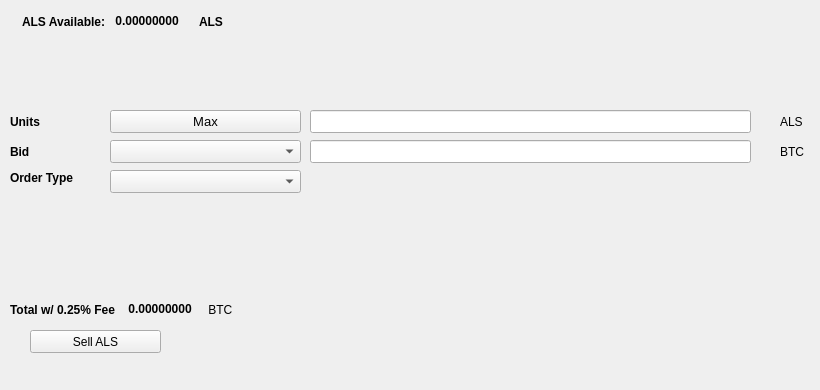
   <widget class="QWidget" name="SellTab">
    <attribute name="title">
     <string>Sell</string>
    </attribute>
    <widget class="QLabel" name="label_16">
     <property name="geometry">
      <rect>
       <x>780</x>
       <y>140</y>
       <width>31</width>
       <height>23</height>
      </rect>
     </property>
     <property name="text">
      <string>BTC</string>
     </property>
    </widget>
    <widget class="QComboBox" name="SellBidcomboBox">
     <property name="geometry">
      <rect>
       <x>110</x>
       <y>140</y>
       <width>191</width>
       <height>23</height>
      </rect>
     </property>
     <property name="font">
      <font>
       <pointsize>10</pointsize>
      </font>
     </property>
    </widget>
    <widget class="QLabel" name="label_18">
     <property name="geometry">
      <rect>
       <x>10</x>
       <y>110</y>
       <width>46</width>
       <height>23</height>
      </rect>
     </property>
     <property name="font">
      <font>
       <weight>75</weight>
       <bold>true</bold>
      </font>
     </property>
     <property name="text">
      <string>Units</string>
     </property>
    </widget>
    <widget class="QPushButton" name="Sell_Max_Amount">
     <property name="geometry">
      <rect>
       <x>110</x>
       <y>110</y>
       <width>191</width>
       <height>23</height>
      </rect>
     </property>
     <property name="font">
      <font>
       <pointsize>10</pointsize>
      </font>
     </property>
     <property name="text">
      <string>Max</string>
     </property>
    </widget>
    <widget class="QLabel" name="label_20">
     <property name="geometry">
      <rect>
       <x>10</x>
       <y>170</y>
       <width>91</width>
       <height>16</height>
      </rect>
     </property>
     <property name="font">
      <font>
       <weight>75</weight>
       <bold>true</bold>
      </font>
     </property>
     <property name="text">
      <string>Order Type</string>
     </property>
    </widget>
    <widget class="QComboBox" name="SellOrdertypeCombo">
     <property name="geometry">
      <rect>
       <x>110</x>
       <y>170</y>
       <width>191</width>
       <height>23</height>
      </rect>
     </property>
     <property name="font">
      <font>
       <pointsize>10</pointsize>
      </font>
     </property>
    </widget>
    <widget class="QLabel" name="label_21">
     <property name="geometry">
      <rect>
       <x>10</x>
       <y>140</y>
       <width>46</width>
       <height>23</height>
      </rect>
     </property>
     <property name="font">
      <font>
       <weight>75</weight>
       <bold>true</bold>
      </font>
     </property>
     <property name="text">
      <string>Bid</string>
     </property>
    </widget>
    <widget class="QLabel" name="label_22">
     <property name="geometry">
      <rect>
       <x>780</x>
       <y>110</y>
       <width>31</width>
       <height>23</height>
      </rect>
     </property>
     <property name="text">
      <string>ALS</string>
     </property>
    </widget>
    <widget class="QLineEdit" name="UnitsInputALS">
     <property name="geometry">
      <rect>
       <x>310</x>
       <y>110</y>
       <width>441</width>
       <height>23</height>
      </rect>
     </property>
     <property name="font">
      <font>
       <pointsize>9</pointsize>
       <weight>75</weight>
       <bold>true</bold>
      </font>
     </property>
    </widget>
    <widget class="QLineEdit" name="SellBidPriceEdit">
     <property name="geometry">
      <rect>
       <x>310</x>
       <y>140</y>
       <width>441</width>
       <height>23</height>
      </rect>
     </property>
     <property name="font">
      <font>
       <pointsize>9</pointsize>
       <weight>75</weight>
       <bold>true</bold>
      </font>
     </property>
    </widget>
    <widget class="QPushButton" name="SellALSBTN">
     <property name="geometry">
      <rect>
       <x>30</x>
       <y>330</y>
       <width>131</width>
       <height>23</height>
      </rect>
     </property>
     <property name="text">
      <string>Sell ALS</string>
     </property>
     <property name="icon">
      <iconset resource="../alanis">
       <normaloff>:/icons/bitcoin</normaloff>:/icons/bitcoin</iconset>
     </property>
    </widget>
    <widget class="QWidget" name="layoutWidget3">
     <property name="geometry">
      <rect>
       <x>22</x>
       <y>12</y>
       <width>258</width>
       <height>19</height>
      </rect>
     </property>
     <layout class="QHBoxLayout" name="horizontalLayout">
      <item>
       <widget class="QLabel" name="label232_2">
        <property name="font">
         <font>
          <weight>75</weight>
          <bold>true</bold>
         </font>
        </property>
        <property name="text">
         <string>ALS Available:</string>
        </property>
       </widget>
      </item>
      <item>
       <widget class="QLabel" name="ALSAvailableLabel">
        <property name="palette">
         <palette>
          <active>
           <colorrole role="WindowText">
            <brush brushstyle="SolidPattern">
             <color alpha="255">
              <red>0</red>
              <green>0</green>
              <blue>0</blue>
             </color>
            </brush>
           </colorrole>
           <colorrole role="Button">
            <brush brushstyle="SolidPattern">
             <color alpha="255">
              <red>0</red>
              <green>170</green>
              <blue>0</blue>
             </color>
            </brush>
           </colorrole>
           <colorrole role="Light">
            <brush brushstyle="SolidPattern">
             <color alpha="255">
              <red>0</red>
              <green>255</green>
              <blue>0</blue>
             </color>
            </brush>
           </colorrole>
           <colorrole role="Midlight">
            <brush brushstyle="SolidPattern">
             <color alpha="255">
              <red>0</red>
              <green>212</green>
              <blue>0</blue>
             </color>
            </brush>
           </colorrole>
           <colorrole role="Dark">
            <brush brushstyle="SolidPattern">
             <color alpha="255">
              <red>0</red>
              <green>85</green>
              <blue>0</blue>
             </color>
            </brush>
           </colorrole>
           <colorrole role="Mid">
            <brush brushstyle="SolidPattern">
             <color alpha="255">
              <red>0</red>
              <green>113</green>
              <blue>0</blue>
             </color>
            </brush>
           </colorrole>
           <colorrole role="Text">
            <brush brushstyle="SolidPattern">
             <color alpha="255">
              <red>0</red>
              <green>170</green>
              <blue>0</blue>
             </color>
            </brush>
           </colorrole>
           <colorrole role="BrightText">
            <brush brushstyle="SolidPattern">
             <color alpha="255">
              <red>255</red>
              <green>255</green>
              <blue>255</blue>
             </color>
            </brush>
           </colorrole>
           <colorrole role="ButtonText">
            <brush brushstyle="SolidPattern">
             <color alpha="255">
              <red>0</red>
              <green>0</green>
              <blue>0</blue>
             </color>
            </brush>
           </colorrole>
           <colorrole role="Base">
            <brush brushstyle="SolidPattern">
             <color alpha="255">
              <red>255</red>
              <green>255</green>
              <blue>255</blue>
             </color>
            </brush>
           </colorrole>
           <colorrole role="Window">
            <brush brushstyle="SolidPattern">
             <color alpha="255">
              <red>0</red>
              <green>170</green>
              <blue>0</blue>
             </color>
            </brush>
           </colorrole>
           <colorrole role="Shadow">
            <brush brushstyle="SolidPattern">
             <color alpha="255">
              <red>0</red>
              <green>0</green>
              <blue>0</blue>
             </color>
            </brush>
           </colorrole>
           <colorrole role="AlternateBase">
            <brush brushstyle="SolidPattern">
             <color alpha="255">
              <red>127</red>
              <green>212</green>
              <blue>127</blue>
             </color>
            </brush>
           </colorrole>
           <colorrole role="ToolTipBase">
            <brush brushstyle="SolidPattern">
             <color alpha="255">
              <red>255</red>
              <green>255</green>
              <blue>220</blue>
             </color>
            </brush>
           </colorrole>
           <colorrole role="ToolTipText">
            <brush brushstyle="SolidPattern">
             <color alpha="255">
              <red>0</red>
              <green>0</green>
              <blue>0</blue>
             </color>
            </brush>
           </colorrole>
          </active>
          <inactive>
           <colorrole role="WindowText">
            <brush brushstyle="SolidPattern">
             <color alpha="255">
              <red>0</red>
              <green>0</green>
              <blue>0</blue>
             </color>
            </brush>
           </colorrole>
           <colorrole role="Button">
            <brush brushstyle="SolidPattern">
             <color alpha="255">
              <red>0</red>
              <green>170</green>
              <blue>0</blue>
             </color>
            </brush>
           </colorrole>
           <colorrole role="Light">
            <brush brushstyle="SolidPattern">
             <color alpha="255">
              <red>0</red>
              <green>255</green>
              <blue>0</blue>
             </color>
            </brush>
           </colorrole>
           <colorrole role="Midlight">
            <brush brushstyle="SolidPattern">
             <color alpha="255">
              <red>0</red>
              <green>212</green>
              <blue>0</blue>
             </color>
            </brush>
           </colorrole>
           <colorrole role="Dark">
            <brush brushstyle="SolidPattern">
             <color alpha="255">
              <red>0</red>
              <green>85</green>
              <blue>0</blue>
             </color>
            </brush>
           </colorrole>
           <colorrole role="Mid">
            <brush brushstyle="SolidPattern">
             <color alpha="255">
              <red>0</red>
              <green>113</green>
              <blue>0</blue>
             </color>
            </brush>
           </colorrole>
           <colorrole role="Text">
            <brush brushstyle="SolidPattern">
             <color alpha="255">
              <red>0</red>
              <green>170</green>
              <blue>0</blue>
             </color>
            </brush>
           </colorrole>
           <colorrole role="BrightText">
            <brush brushstyle="SolidPattern">
             <color alpha="255">
              <red>255</red>
              <green>255</green>
              <blue>255</blue>
             </color>
            </brush>
           </colorrole>
           <colorrole role="ButtonText">
            <brush brushstyle="SolidPattern">
             <color alpha="255">
              <red>0</red>
              <green>0</green>
              <blue>0</blue>
             </color>
            </brush>
           </colorrole>
           <colorrole role="Base">
            <brush brushstyle="SolidPattern">
             <color alpha="255">
              <red>255</red>
              <green>255</green>
              <blue>255</blue>
             </color>
            </brush>
           </colorrole>
           <colorrole role="Window">
            <brush brushstyle="SolidPattern">
             <color alpha="255">
              <red>0</red>
              <green>170</green>
              <blue>0</blue>
             </color>
            </brush>
           </colorrole>
           <colorrole role="Shadow">
            <brush brushstyle="SolidPattern">
             <color alpha="255">
              <red>0</red>
              <green>0</green>
              <blue>0</blue>
             </color>
            </brush>
           </colorrole>
           <colorrole role="AlternateBase">
            <brush brushstyle="SolidPattern">
             <color alpha="255">
              <red>127</red>
              <green>212</green>
              <blue>127</blue>
             </color>
            </brush>
           </colorrole>
           <colorrole role="ToolTipBase">
            <brush brushstyle="SolidPattern">
             <color alpha="255">
              <red>255</red>
              <green>255</green>
              <blue>220</blue>
             </color>
            </brush>
           </colorrole>
           <colorrole role="ToolTipText">
            <brush brushstyle="SolidPattern">
             <color alpha="255">
              <red>0</red>
              <green>0</green>
              <blue>0</blue>
             </color>
            </brush>
           </colorrole>
          </inactive>
          <disabled>
           <colorrole role="WindowText">
            <brush brushstyle="SolidPattern">
             <color alpha="255">
              <red>0</red>
              <green>85</green>
              <blue>0</blue>
             </color>
            </brush>
           </colorrole>
           <colorrole role="Button">
            <brush brushstyle="SolidPattern">
             <color alpha="255">
              <red>0</red>
              <green>170</green>
              <blue>0</blue>
             </color>
            </brush>
           </colorrole>
           <colorrole role="Light">
            <brush brushstyle="SolidPattern">
             <color alpha="255">
              <red>0</red>
              <green>255</green>
              <blue>0</blue>
             </color>
            </brush>
           </colorrole>
           <colorrole role="Midlight">
            <brush brushstyle="SolidPattern">
             <color alpha="255">
              <red>0</red>
              <green>212</green>
              <blue>0</blue>
             </color>
            </brush>
           </colorrole>
           <colorrole role="Dark">
            <brush brushstyle="SolidPattern">
             <color alpha="255">
              <red>0</red>
              <green>85</green>
              <blue>0</blue>
             </color>
            </brush>
           </colorrole>
           <colorrole role="Mid">
            <brush brushstyle="SolidPattern">
             <color alpha="255">
              <red>0</red>
              <green>113</green>
              <blue>0</blue>
             </color>
            </brush>
           </colorrole>
           <colorrole role="Text">
            <brush brushstyle="SolidPattern">
             <color alpha="255">
              <red>0</red>
              <green>85</green>
              <blue>0</blue>
             </color>
            </brush>
           </colorrole>
           <colorrole role="BrightText">
            <brush brushstyle="SolidPattern">
             <color alpha="255">
              <red>255</red>
              <green>255</green>
              <blue>255</blue>
             </color>
            </brush>
           </colorrole>
           <colorrole role="ButtonText">
            <brush brushstyle="SolidPattern">
             <color alpha="255">
              <red>0</red>
              <green>85</green>
              <blue>0</blue>
             </color>
            </brush>
           </colorrole>
           <colorrole role="Base">
            <brush brushstyle="SolidPattern">
             <color alpha="255">
              <red>0</red>
              <green>170</green>
              <blue>0</blue>
             </color>
            </brush>
           </colorrole>
           <colorrole role="Window">
            <brush brushstyle="SolidPattern">
             <color alpha="255">
              <red>0</red>
              <green>170</green>
              <blue>0</blue>
             </color>
            </brush>
           </colorrole>
           <colorrole role="Shadow">
            <brush brushstyle="SolidPattern">
             <color alpha="255">
              <red>0</red>
              <green>0</green>
              <blue>0</blue>
             </color>
            </brush>
           </colorrole>
           <colorrole role="AlternateBase">
            <brush brushstyle="SolidPattern">
             <color alpha="255">
              <red>0</red>
              <green>170</green>
              <blue>0</blue>
             </color>
            </brush>
           </colorrole>
           <colorrole role="ToolTipBase">
            <brush brushstyle="SolidPattern">
             <color alpha="255">
              <red>255</red>
              <green>255</green>
              <blue>220</blue>
             </color>
            </brush>
           </colorrole>
           <colorrole role="ToolTipText">
            <brush brushstyle="SolidPattern">
             <color alpha="255">
              <red>0</red>
              <green>0</green>
              <blue>0</blue>
             </color>
            </brush>
           </colorrole>
          </disabled>
         </palette>
        </property>
        <property name="font">
         <font>
          <weight>75</weight>
          <bold>true</bold>
         </font>
        </property>
        <property name="text">
         <string> 0.00000000 </string>
        </property>
        <property name="textInteractionFlags">
         <set>Qt::LinksAccessibleByMouse|Qt::TextSelectableByKeyboard|Qt::TextSelectableByMouse</set>
        </property>
       </widget>
      </item>
      <item>
       <widget class="QLabel" name="labelALS">
        <property name="font">
         <font>
          <weight>75</weight>
          <bold>true</bold>
         </font>
        </property>
        <property name="text">
         <string>ALS</string>
        </property>
       </widget>
      </item>
     </layout>
    </widget>
    <widget class="QWidget" name="layoutWidget">
     <property name="geometry">
      <rect>
       <x>10</x>
       <y>300</y>
       <width>268</width>
       <height>19</height>
      </rect>
     </property>
     <layout class="QHBoxLayout" name="horizontalLayout_2">
      <item>
       <widget class="QLabel" name="label_19">
        <property name="font">
         <font>
          <weight>75</weight>
          <bold>true</bold>
         </font>
        </property>
        <property name="text">
         <string>Total w/ 0.25% Fee </string>
        </property>
       </widget>
      </item>
      <item>
       <widget class="QLabel" name="SellCostLabel">
        <property name="palette">
         <palette>
          <active>
           <colorrole role="WindowText">
            <brush brushstyle="SolidPattern">
             <color alpha="255">
              <red>0</red>
              <green>0</green>
              <blue>0</blue>
             </color>
            </brush>
           </colorrole>
           <colorrole role="Button">
            <brush brushstyle="SolidPattern">
             <color alpha="255">
              <red>0</red>
              <green>170</green>
              <blue>0</blue>
             </color>
            </brush>
           </colorrole>
           <colorrole role="Light">
            <brush brushstyle="SolidPattern">
             <color alpha="255">
              <red>0</red>
              <green>255</green>
              <blue>0</blue>
             </color>
            </brush>
           </colorrole>
           <colorrole role="Midlight">
            <brush brushstyle="SolidPattern">
             <color alpha="255">
              <red>0</red>
              <green>212</green>
              <blue>0</blue>
             </color>
            </brush>
           </colorrole>
           <colorrole role="Dark">
            <brush brushstyle="SolidPattern">
             <color alpha="255">
              <red>0</red>
              <green>85</green>
              <blue>0</blue>
             </color>
            </brush>
           </colorrole>
           <colorrole role="Mid">
            <brush brushstyle="SolidPattern">
             <color alpha="255">
              <red>0</red>
              <green>113</green>
              <blue>0</blue>
             </color>
            </brush>
           </colorrole>
           <colorrole role="Text">
            <brush brushstyle="SolidPattern">
             <color alpha="255">
              <red>0</red>
              <green>170</green>
              <blue>0</blue>
             </color>
            </brush>
           </colorrole>
           <colorrole role="BrightText">
            <brush brushstyle="SolidPattern">
             <color alpha="255">
              <red>255</red>
              <green>255</green>
              <blue>255</blue>
             </color>
            </brush>
           </colorrole>
           <colorrole role="ButtonText">
            <brush brushstyle="SolidPattern">
             <color alpha="255">
              <red>0</red>
              <green>0</green>
              <blue>0</blue>
             </color>
            </brush>
           </colorrole>
           <colorrole role="Base">
            <brush brushstyle="SolidPattern">
             <color alpha="255">
              <red>255</red>
              <green>255</green>
              <blue>255</blue>
             </color>
            </brush>
           </colorrole>
           <colorrole role="Window">
            <brush brushstyle="SolidPattern">
             <color alpha="255">
              <red>0</red>
              <green>170</green>
              <blue>0</blue>
             </color>
            </brush>
           </colorrole>
           <colorrole role="Shadow">
            <brush brushstyle="SolidPattern">
             <color alpha="255">
              <red>0</red>
              <green>0</green>
              <blue>0</blue>
             </color>
            </brush>
           </colorrole>
           <colorrole role="AlternateBase">
            <brush brushstyle="SolidPattern">
             <color alpha="255">
              <red>127</red>
              <green>212</green>
              <blue>127</blue>
             </color>
            </brush>
           </colorrole>
           <colorrole role="ToolTipBase">
            <brush brushstyle="SolidPattern">
             <color alpha="255">
              <red>255</red>
              <green>255</green>
              <blue>220</blue>
             </color>
            </brush>
           </colorrole>
           <colorrole role="ToolTipText">
            <brush brushstyle="SolidPattern">
             <color alpha="255">
              <red>0</red>
              <green>0</green>
              <blue>0</blue>
             </color>
            </brush>
           </colorrole>
          </active>
          <inactive>
           <colorrole role="WindowText">
            <brush brushstyle="SolidPattern">
             <color alpha="255">
              <red>0</red>
              <green>0</green>
              <blue>0</blue>
             </color>
            </brush>
           </colorrole>
           <colorrole role="Button">
            <brush brushstyle="SolidPattern">
             <color alpha="255">
              <red>0</red>
              <green>170</green>
              <blue>0</blue>
             </color>
            </brush>
           </colorrole>
           <colorrole role="Light">
            <brush brushstyle="SolidPattern">
             <color alpha="255">
              <red>0</red>
              <green>255</green>
              <blue>0</blue>
             </color>
            </brush>
           </colorrole>
           <colorrole role="Midlight">
            <brush brushstyle="SolidPattern">
             <color alpha="255">
              <red>0</red>
              <green>212</green>
              <blue>0</blue>
             </color>
            </brush>
           </colorrole>
           <colorrole role="Dark">
            <brush brushstyle="SolidPattern">
             <color alpha="255">
              <red>0</red>
              <green>85</green>
              <blue>0</blue>
             </color>
            </brush>
           </colorrole>
           <colorrole role="Mid">
            <brush brushstyle="SolidPattern">
             <color alpha="255">
              <red>0</red>
              <green>113</green>
              <blue>0</blue>
             </color>
            </brush>
           </colorrole>
           <colorrole role="Text">
            <brush brushstyle="SolidPattern">
             <color alpha="255">
              <red>0</red>
              <green>170</green>
              <blue>0</blue>
             </color>
            </brush>
           </colorrole>
           <colorrole role="BrightText">
            <brush brushstyle="SolidPattern">
             <color alpha="255">
              <red>255</red>
              <green>255</green>
              <blue>255</blue>
             </color>
            </brush>
           </colorrole>
           <colorrole role="ButtonText">
            <brush brushstyle="SolidPattern">
             <color alpha="255">
              <red>0</red>
              <green>0</green>
              <blue>0</blue>
             </color>
            </brush>
           </colorrole>
           <colorrole role="Base">
            <brush brushstyle="SolidPattern">
             <color alpha="255">
              <red>255</red>
              <green>255</green>
              <blue>255</blue>
             </color>
            </brush>
           </colorrole>
           <colorrole role="Window">
            <brush brushstyle="SolidPattern">
             <color alpha="255">
              <red>0</red>
              <green>170</green>
              <blue>0</blue>
             </color>
            </brush>
           </colorrole>
           <colorrole role="Shadow">
            <brush brushstyle="SolidPattern">
             <color alpha="255">
              <red>0</red>
              <green>0</green>
              <blue>0</blue>
             </color>
            </brush>
           </colorrole>
           <colorrole role="AlternateBase">
            <brush brushstyle="SolidPattern">
             <color alpha="255">
              <red>127</red>
              <green>212</green>
              <blue>127</blue>
             </color>
            </brush>
           </colorrole>
           <colorrole role="ToolTipBase">
            <brush brushstyle="SolidPattern">
             <color alpha="255">
              <red>255</red>
              <green>255</green>
              <blue>220</blue>
             </color>
            </brush>
           </colorrole>
           <colorrole role="ToolTipText">
            <brush brushstyle="SolidPattern">
             <color alpha="255">
              <red>0</red>
              <green>0</green>
              <blue>0</blue>
             </color>
            </brush>
           </colorrole>
          </inactive>
          <disabled>
           <colorrole role="WindowText">
            <brush brushstyle="SolidPattern">
             <color alpha="255">
              <red>0</red>
              <green>85</green>
              <blue>0</blue>
             </color>
            </brush>
           </colorrole>
           <colorrole role="Button">
            <brush brushstyle="SolidPattern">
             <color alpha="255">
              <red>0</red>
              <green>170</green>
              <blue>0</blue>
             </color>
            </brush>
           </colorrole>
           <colorrole role="Light">
            <brush brushstyle="SolidPattern">
             <color alpha="255">
              <red>0</red>
              <green>255</green>
              <blue>0</blue>
             </color>
            </brush>
           </colorrole>
           <colorrole role="Midlight">
            <brush brushstyle="SolidPattern">
             <color alpha="255">
              <red>0</red>
              <green>212</green>
              <blue>0</blue>
             </color>
            </brush>
           </colorrole>
           <colorrole role="Dark">
            <brush brushstyle="SolidPattern">
             <color alpha="255">
              <red>0</red>
              <green>85</green>
              <blue>0</blue>
             </color>
            </brush>
           </colorrole>
           <colorrole role="Mid">
            <brush brushstyle="SolidPattern">
             <color alpha="255">
              <red>0</red>
              <green>113</green>
              <blue>0</blue>
             </color>
            </brush>
           </colorrole>
           <colorrole role="Text">
            <brush brushstyle="SolidPattern">
             <color alpha="255">
              <red>0</red>
              <green>85</green>
              <blue>0</blue>
             </color>
            </brush>
           </colorrole>
           <colorrole role="BrightText">
            <brush brushstyle="SolidPattern">
             <color alpha="255">
              <red>255</red>
              <green>255</green>
              <blue>255</blue>
             </color>
            </brush>
           </colorrole>
           <colorrole role="ButtonText">
            <brush brushstyle="SolidPattern">
             <color alpha="255">
              <red>0</red>
              <green>85</green>
              <blue>0</blue>
             </color>
            </brush>
           </colorrole>
           <colorrole role="Base">
            <brush brushstyle="SolidPattern">
             <color alpha="255">
              <red>0</red>
              <green>170</green>
              <blue>0</blue>
             </color>
            </brush>
           </colorrole>
           <colorrole role="Window">
            <brush brushstyle="SolidPattern">
             <color alpha="255">
              <red>0</red>
              <green>170</green>
              <blue>0</blue>
             </color>
            </brush>
           </colorrole>
           <colorrole role="Shadow">
            <brush brushstyle="SolidPattern">
             <color alpha="255">
              <red>0</red>
              <green>0</green>
              <blue>0</blue>
             </color>
            </brush>
           </colorrole>
           <colorrole role="AlternateBase">
            <brush brushstyle="SolidPattern">
             <color alpha="255">
              <red>0</red>
              <green>170</green>
              <blue>0</blue>
             </color>
            </brush>
           </colorrole>
           <colorrole role="ToolTipBase">
            <brush brushstyle="SolidPattern">
             <color alpha="255">
              <red>255</red>
              <green>255</green>
              <blue>220</blue>
             </color>
            </brush>
           </colorrole>
           <colorrole role="ToolTipText">
            <brush brushstyle="SolidPattern">
             <color alpha="255">
              <red>0</red>
              <green>0</green>
              <blue>0</blue>
             </color>
            </brush>
           </colorrole>
          </disabled>
         </palette>
        </property>
        <property name="font">
         <font>
          <weight>75</weight>
          <bold>true</bold>
         </font>
        </property>
        <property name="autoFillBackground">
         <bool>false</bool>
        </property>
        <property name="text">
         <string> 0.00000000</string>
        </property>
        <property name="textInteractionFlags">
         <set>Qt::LinksAccessibleByMouse|Qt::TextSelectableByMouse</set>
        </property>
       </widget>
      </item>
      <item>
       <widget class="QLabel" name="label_17">
        <property name="font">
         <font>
          <weight>50</weight>
          <bold>false</bold>
         </font>
        </property>
        <property name="text">
         <string> BTC</string>
        </property>
       </widget>
      </item>
     </layout>
    </widget>
    <widget class="QLabel" name="label_23">
     <property name="geometry">
      <rect>
       <x>460</x>
       <y>300</y>
       <width>281</width>
       <height>81</height>
      </rect>
     </property>
     <property name="text">
      <string/>
     </property>
     <property name="pixmap">
      <pixmap>:/images/bittrex</pixmap>
     </property>
    </widget>
   </widget>
